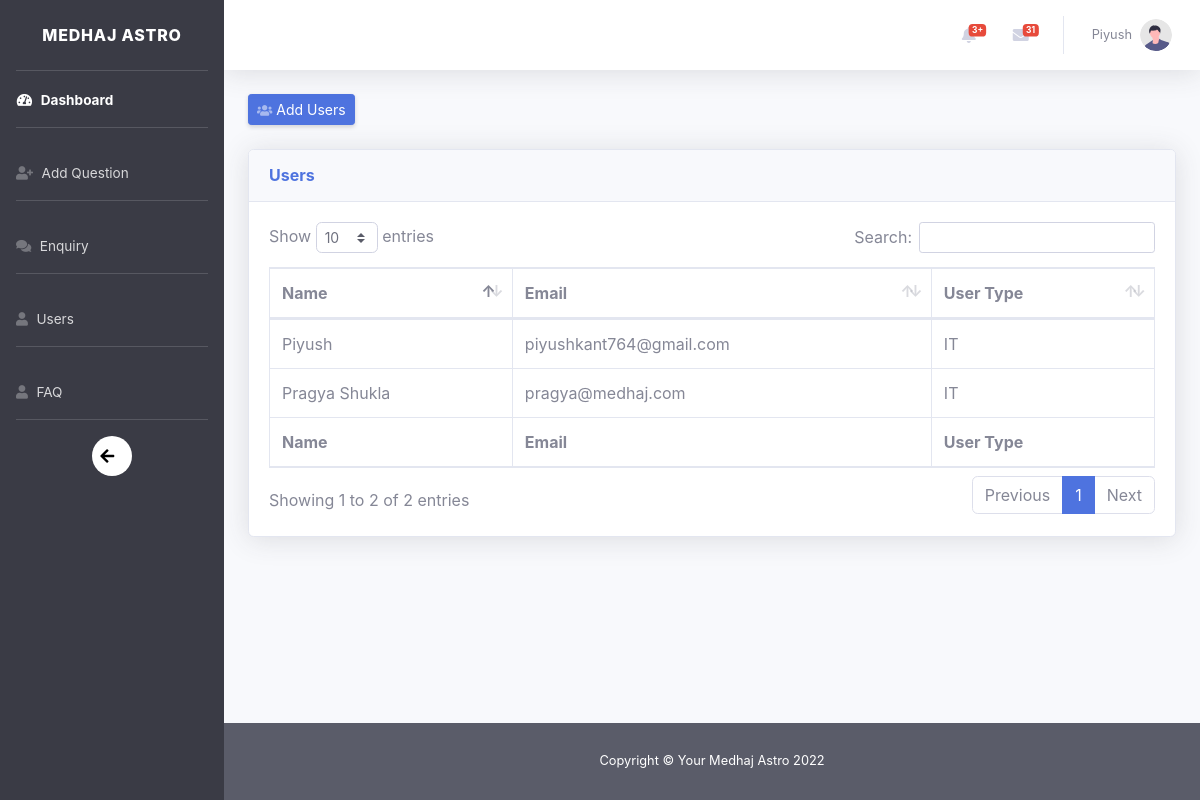
Screenshot of /users.php (signed in) with the database file from the repository.
### tables this page shows
CREATE TABLE `user_mngt` (
  `id` int(11) NOT NULL,
  `name` text,
  `email` text,
  `user_type` text,
  `password` text
);

### users.php (the view, shortened to what this page needs)
<!DOCTYPE html>
<html lang="en">
<head>
    <link href="css/sb-admin-2.min.css" rel="stylesheet">
    <link href="vendor/datatables/dataTables.bootstrap4.min.css" rel="stylesheet">
    <link href="vendor/fontawesome-free/css/all.min.css" rel="stylesheet" type="text/css">
</head>
<body id="page-top">
    <div id="wrapper">
    <?php include 'sidebar.php'; ?>
        <div id="content-wrapper" class="d-flex flex-column">
            <div id="content">
            <?php include 'topbar.php';?>
                <div class="container-fluid">
                    <div class="d-sm-flex align-items-center justify-content-between mb-4">
                        <a href="#" class="d-none d-sm-inline-block btn btn-sm btn-primary shadow-sm" data-toggle="modal" data-target="#myModal"><i
                                class="fas fa-users fa-sm text-white-50"></i> Add Users</a>
                    </div>
                    <div class="row">
                      <div class="col-lg-12 col-md-12 col-sm-12">
                    <div class="card shadow mb-4">
                        <div class="card-header py-3">
                            <h6 class="m-0 font-weight-bold text-primary">Users</h6>
                        </div>
                        <div class="card-body">
                            <div class="table-responsive">
                                <table class="table table-bordered" id="dataTable" width="100%" cellspacing="0">
                                    <thead>
                                        <tr>
                                            <th>Name</th>
                                            <th>Email</th>
                                            <th>User Type</th>
                                        </tr>
                                    </thead>
                                    <tfoot>
                                    <tr>
                                            <th>Name</th>
                                            <th>Email</th>
                                            <th>User Type</th>
                                        </tr>
                                    </tfoot>
                                    <tbody>
                                        <?php
                                        include '../inc/dbcon.php';
                                                        $q="SELECT * FROM `user_mngt`order by id DESC";
                                                        $r=mysqli_query($con,$q);
                                                        if($r){
                                                           while($data=mysqli_fetch_assoc($r)){
                                                                  ?>
                                                                   <tr>
                                                                 <td><?php echo $data['name'];?></td>
                                                                 <td><?php echo $data['email'];?></td>
                                                                 <td><?php echo $data['user_type'];?></td>
                                                                 </tr>
                                                                  <?php
                                                                 }
                                                            }
                                        ?>
                                    </tbody>
                                </table>
                            </div>
                        </div>
                    </div>
                      </div>
                    </div>
                </div>
            </div>
            <footer class="sticky-footer bg-dark text-white">
                <div class="container my-auto">
                    <div class="copyright text-center my-auto">
                        <span>Copyright &copy; Your Medhaj Astro 2022</span>
                    </div>
                </div>
            </footer>
        </div>
    </div>
</body>
</html>

### rows the page displays
user_mngt: name "Pragya Shukla", email "pragya@medhaj.com", user_type "IT"
user_mngt: name "Piyush", email "piyushkant764@gmail.com", user_type "IT"

### other values shown
mysqli_num_rows($qsfrowsrun) "31"
$_SESSION['name'] "Piyush"
